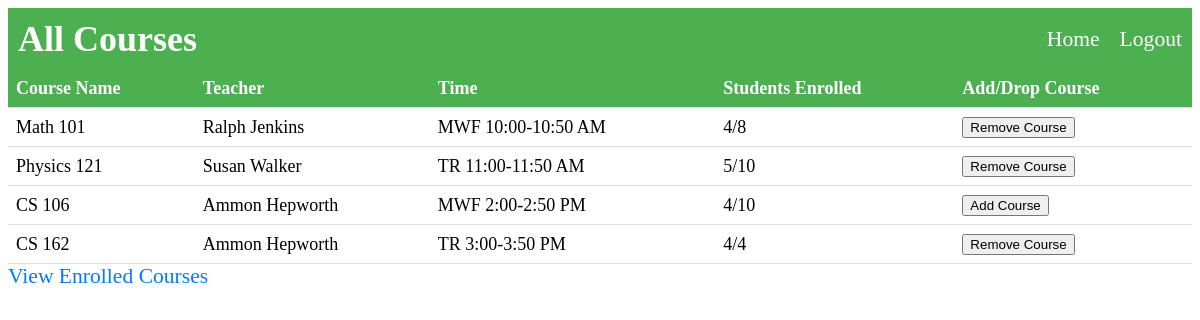
The page /user (signed in) on the database its author committed.
### app.py (models this page shows, shortened)
class Courses(db.Model):
    __tablename__ = "Courses"
    course_id = db.Column(db.Integer, primary_key = True)
    course_name = db.Column(db.String, nullable = False)
    course_teacher = db.Column(db.String, nullable = False)
    course_time = db.Column(db.String, nullable = False)
    students_enrolled = db.Column(db.Integer, nullable = False)
    capacity = db.Column(db.Integer, nullable = False)
    enrolled = db.relationship('EnrolledClasses', back_populates = 'course')

### app.py (the view)
@app.route("/user")
def studentUser():
    enrolled_courses = current_user.enrolled
    allCourses = Courses.query.all()
    courseId_list = []
    for ec in enrolled_courses:
        print(ec.courses_id)
        courseId_list.append(ec.courses_id)
    return render_template('all_courses.html', allCourses=allCourses, user = courseId_list)

### app.py (called while the page is built)
@login_manager.user_loader
def load_user(user_id):
    return Users.query.get(user_id)

### templates/all_courses.html (shortened to what this page needs)
{% extends "base.html" %}
{% block heading %}
    All Courses
{% endblock %}
{% block content %}
  <body>
    <table>
        <thead>
          <tr>
            <th>Course Name</th>
            <th>Teacher</th>
            <th>Time</th>
            <th>Students Enrolled</th>
            <th>Add/Drop Course</th>
          </tr>
        </thead>
        <tbody>
          {% for course in allCourses %}
            <tr>
              <td>{{ course.course_name }}</td>
              <td>{{ course.course_teacher }}</td>
              <td>{{ course.course_time }}</td>
              <td>{{ course.students_enrolled }}/{{ course.capacity }}</td>
              <td>
                {% if course.course_id in user %}
                    <form action="/remove_course" method="post">
                    <button type="submit" class="add-course-btn">Remove Course</button>
                    </form>
                {% else %}
                  {% if course.students_enrolled == course.capacity %}
                    <form action="/add_course" method="post">
                      <input type="hidden" name="course_id" value="{{ course.course_id }}">
                      <button type="submit" class="add-course-btn" disabled>Course Full</button>
                      </form>
                    {% else %}
                    <form action="/add_course" method="post">
                    <button type="submit" class="add-course-btn">Add Course</button>
                    </form>
                {% endif %}
              {% endif %}
              </td>
            </tr>
          {% endfor %}
        </tbody>
      </table>
      <a href="{{ url_for('enrolled_courses') }}">View Enrolled Courses</a>
  </body>
  {% endblock %}

### static/style.css (style rules this page uses)
table { border-collapse: collapse; width: 100%; }
th, td { padding: 8px; text-align: left; border-bottom: 1px solid #ddd; }
th { background-color: #4CAF50; color: white; }
a { color: #007bff; text-decoration: none; }
body { font-size: 18px; }
a { font-size: 1.2em; }

### rows shown on the page
Courses: course_name "Math 101", course_teacher "Ralph Jenkins", course_time "MWF 10:00-10:50 AM", students_enrolled "4", capacity "8"
Courses: course_name "Physics 121", course_teacher "Susan Walker", course_time "TR 11:00-11:50 AM", students_enrolled "5", capacity "10"
Courses: course_name "CS 106", course_teacher "Ammon Hepworth", course_time "MWF 2:00-2:50 PM", students_enrolled "4", capacity "10"
Courses: course_name "CS 162", course_teacher "Ammon Hepworth", course_time "TR 3:00-3:50 PM", students_enrolled "4", capacity "4"
